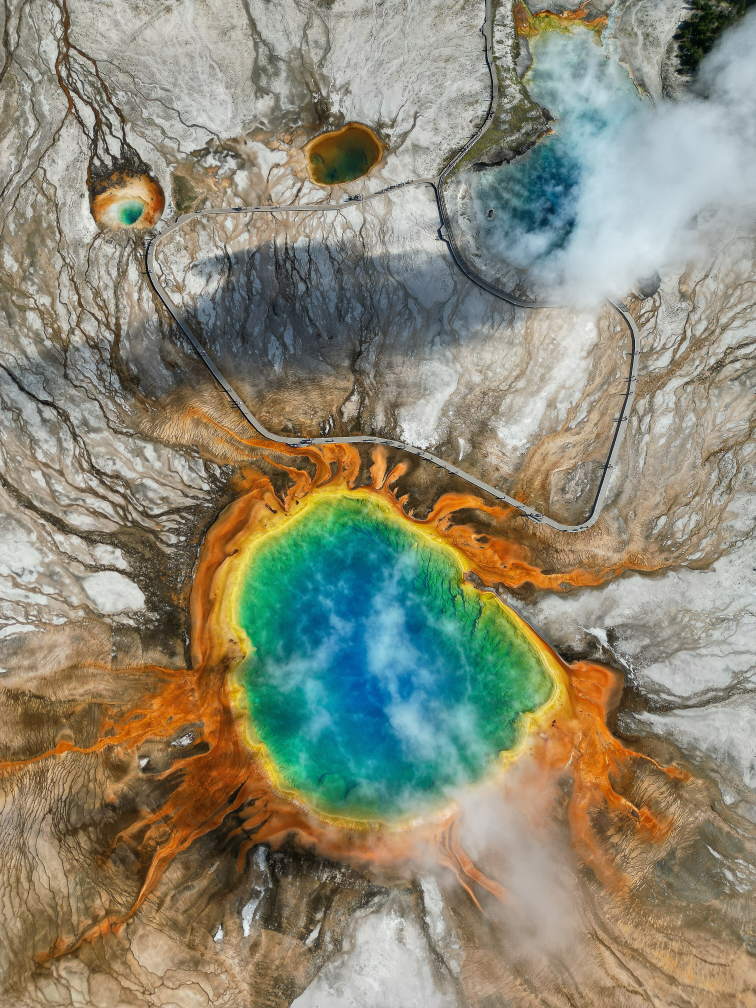
#> input picture 1.jpg, 3024 x 4032 px (shown at 1/4 size)
$ python image_processing.py
#> lines starting #> are read from the running program, lines starting #| are printed output that depends on the picture
import cv2
img = '1.jpg'
img = cv2.imread(img)
#> img is the input picture: shape (4032, 3024, 3); mean B, G, R 117.1, 136.9, 139.8
img = cv2.resize(img,(400,400))
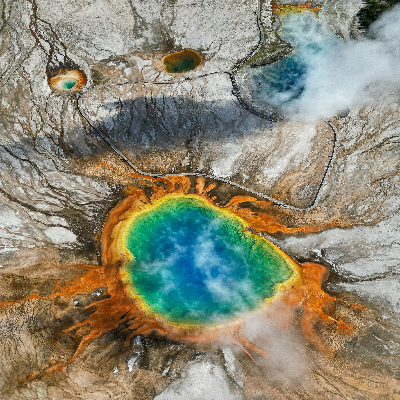
#> img: shape (400, 400, 3); mean B, G, R 116.9, 136.7, 139.6
cv2.imshow("img",img)

#Now try to split an image
b,g,r = cv2.split(img)
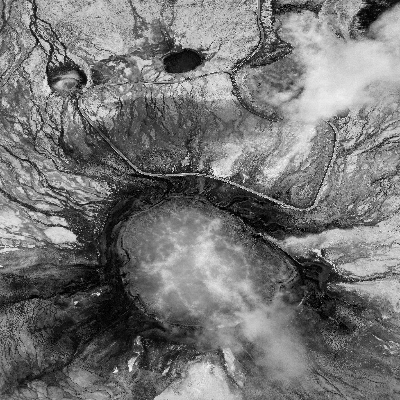
#> b: shape (400, 400); min 0, max 253, mean 116.9
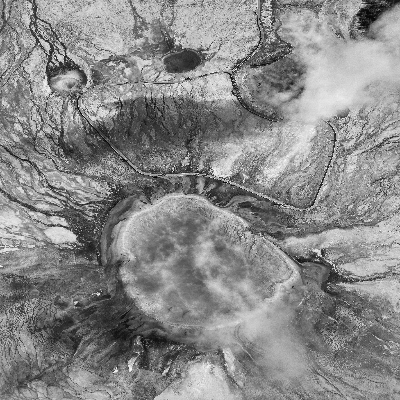
#> g: shape (400, 400); min 1, max 255, mean 136.7
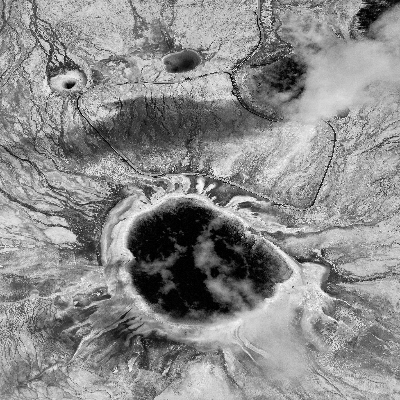
#> r: shape (400, 400); min 0, max 255, mean 139.6
cv2.imshow('b',b)
cv2.imshow('g',g)
cv2.imshow('r',r)

#Now if you want to mix the the channels then use merge
rbg = cv2.merge((r,g,b))
cv2.imshow('rgb',rbg)


#access a pixel value by its row and column coordinates.
#> (the run stopped early here; a loop or call above may not have finished)

$ run again, with 0.jpg copied over 1.jpg
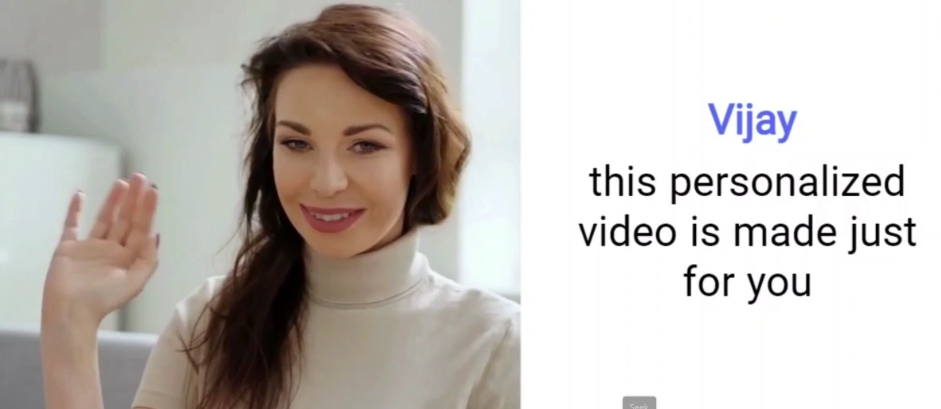
#> input picture 0.jpg, 1881 x 817 px (shown at 1/2 size)
#> img is the input picture: shape (817, 1881, 3); mean B, G, R 185.8, 190.6, 195.8
#> `img = cv2.resize(img,(400,400))`:
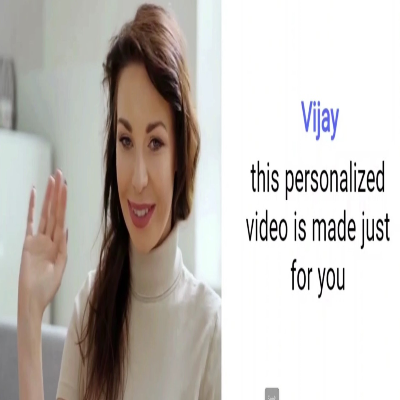
#> img: shape (400, 400, 3); mean B, G, R 185.8, 190.6, 195.8
#> `b,g,r = cv2.split(img)`:
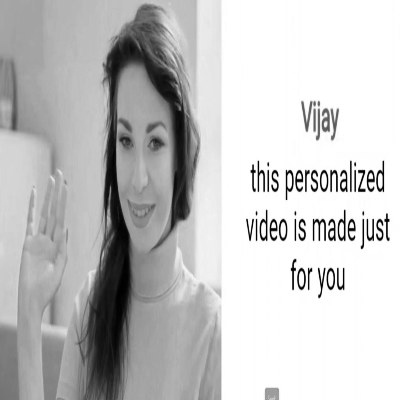
#> r: shape (400, 400); min 0, max 255, mean 195.8

$ run again, with Akshay.jpg copied over 1.jpg
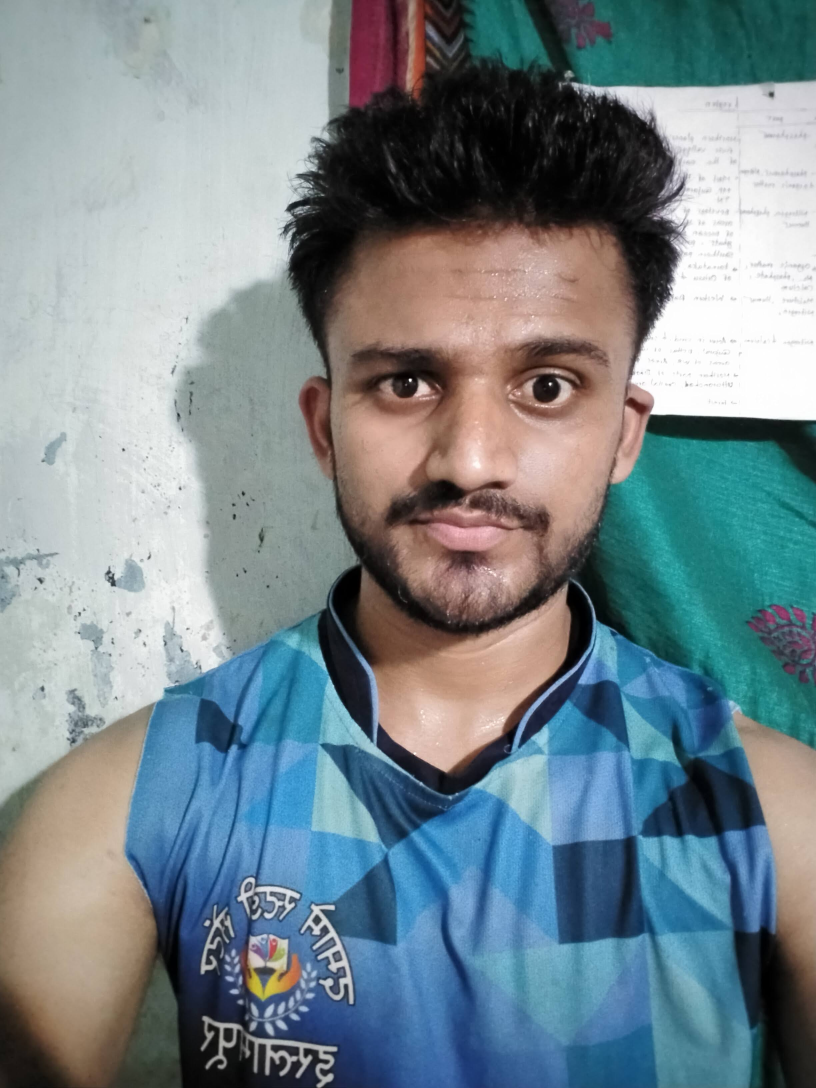
#> input picture Akshay.jpg, 2448 x 3264 px (shown at 1/3 size)
#> img is the input picture: shape (3264, 2448, 3); mean B, G, R 140.8, 134.5, 119
#> `img = cv2.resize(img,(400,400))`:
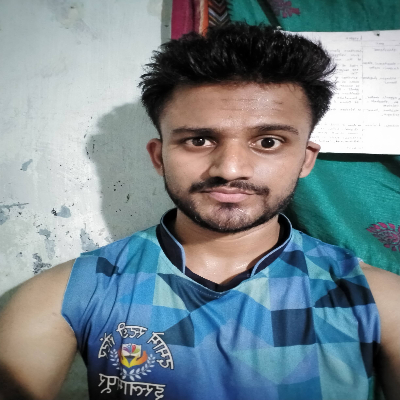
#> img: shape (400, 400, 3); mean B, G, R 140.7, 134.4, 118.9
#> `b,g,r = cv2.split(img)`:
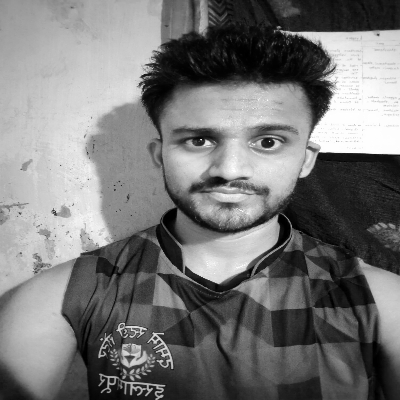
#> r: shape (400, 400); min 0, max 255, mean 118.9

$ run again, with cat.jpg copied over 1.jpg
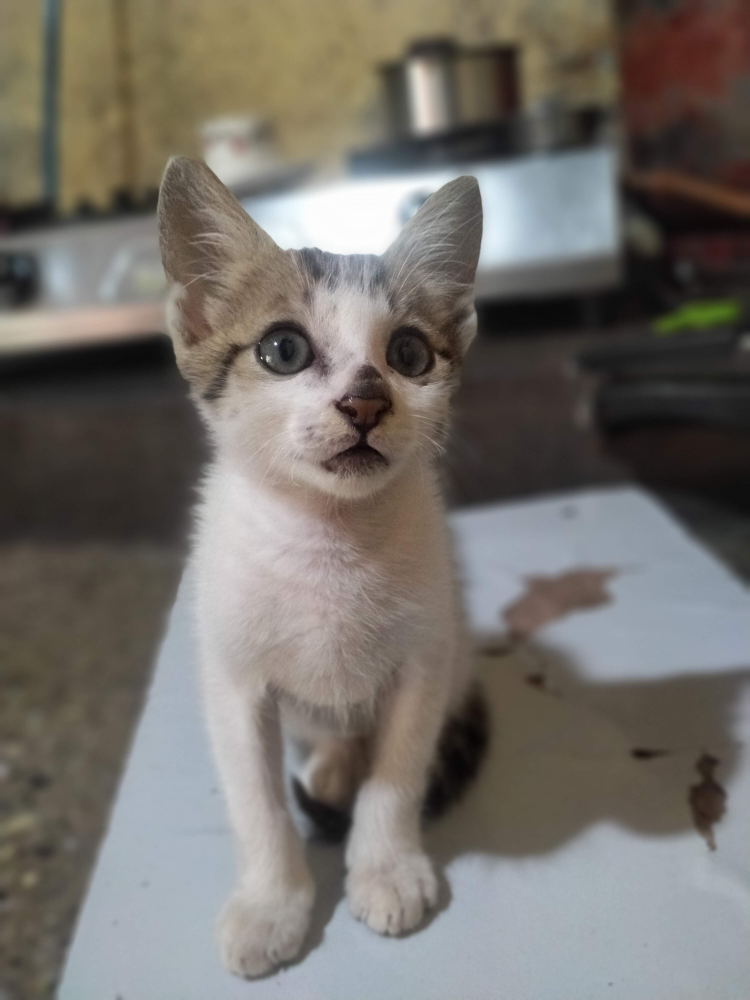
#> input picture cat.jpg, 3000 x 4000 px (shown at 1/4 size)
#> img is the input picture: shape (4000, 3000, 3); mean B, G, R 106.4, 112.2, 116.5
#> `img = cv2.resize(img,(400,400))`:
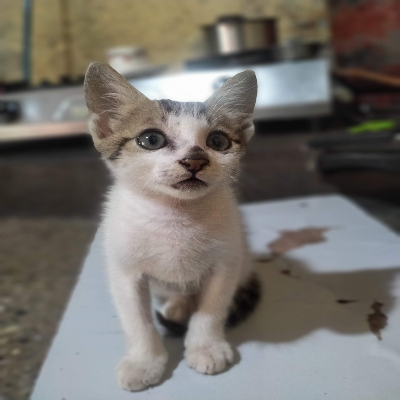
#> img: shape (400, 400, 3); mean B, G, R 106.5, 112.2, 116.5
#> `b,g,r = cv2.split(img)`:
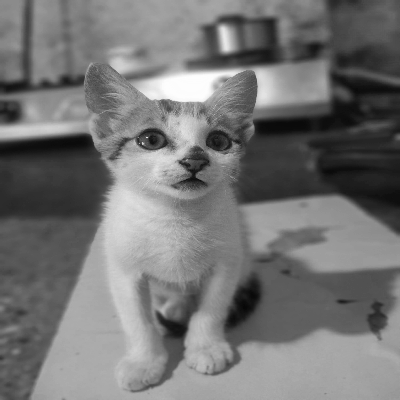
#> r: shape (400, 400); min 7, max 255, mean 116.5
